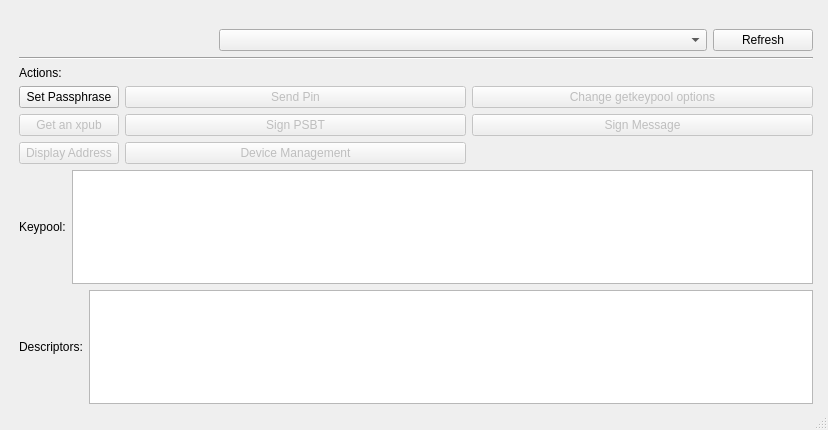
<?xml version="1.0" encoding="UTF-8"?>
<ui version="4.0">
 <class>MainWindow</class>
 <widget class="QMainWindow" name="MainWindow">
  <property name="geometry">
   <rect>
    <x>0</x>
    <y>0</y>
    <width>828</width>
    <height>430</height>
   </rect>
  </property>
  <property name="windowTitle">
   <string>MainWindow</string>
  </property>
  <widget class="QWidget" name="centralwidget">
   <widget class="QWidget" name="verticalLayoutWidget">
    <property name="geometry">
     <rect>
      <x>19</x>
      <y>29</y>
      <width>794</width>
      <height>375</height>
     </rect>
    </property>
    <layout class="QVBoxLayout" name="verticalLayout">
     <item>
      <layout class="QHBoxLayout" name="horizontalLayout">
       <item>
        <spacer name="horizontalSpacer">
         <property name="orientation">
          <enum>Qt::Horizontal</enum>
         </property>
         <property name="sizeType">
          <enum>QSizePolicy::Maximum</enum>
         </property>
         <property name="sizeHint" stdset="0">
          <size>
           <width>200</width>
           <height>20</height>
          </size>
         </property>
        </spacer>
       </item>
       <item>
        <widget class="QComboBox" name="enumerate_combobox">
         <property name="sizePolicy">
          <sizepolicy hsizetype="Preferred" vsizetype="Fixed">
           <horstretch>0</horstretch>
           <verstretch>0</verstretch>
          </sizepolicy>
         </property>
         <property name="minimumSize">
          <size>
           <width>0</width>
           <height>0</height>
          </size>
         </property>
        </widget>
       </item>
       <item>
        <widget class="QPushButton" name="enumerate_refresh_button">
         <property name="sizePolicy">
          <sizepolicy hsizetype="Maximum" vsizetype="Fixed">
           <horstretch>0</horstretch>
           <verstretch>0</verstretch>
          </sizepolicy>
         </property>
         <property name="maximumSize">
          <size>
           <width>100</width>
           <height>30</height>
          </size>
         </property>
         <property name="text">
          <string>Refresh</string>
         </property>
        </widget>
       </item>
      </layout>
     </item>
     <item>
      <widget class="Line" name="line">
       <property name="orientation">
        <enum>Qt::Horizontal</enum>
       </property>
      </widget>
     </item>
     <item>
      <layout class="QGridLayout" name="gridLayout">
       <item row="1" column="1">
        <widget class="QPushButton" name="sendpin_button">
         <property name="enabled">
          <bool>false</bool>
         </property>
         <property name="text">
          <string>Send Pin</string>
         </property>
        </widget>
       </item>
       <item row="1" column="0">
        <widget class="QPushButton" name="setpass_button">
         <property name="text">
          <string>Set Passphrase</string>
         </property>
        </widget>
       </item>
       <item row="2" column="1">
        <widget class="QPushButton" name="signtx_button">
         <property name="enabled">
          <bool>false</bool>
         </property>
         <property name="text">
          <string>Sign PSBT</string>
         </property>
        </widget>
       </item>
       <item row="2" column="0">
        <widget class="QPushButton" name="getxpub_button">
         <property name="enabled">
          <bool>false</bool>
         </property>
         <property name="text">
          <string>Get an xpub</string>
         </property>
        </widget>
       </item>
       <item row="2" column="2">
        <widget class="QPushButton" name="signmsg_button">
         <property name="enabled">
          <bool>false</bool>
         </property>
         <property name="text">
          <string>Sign Message</string>
         </property>
        </widget>
       </item>
       <item row="0" column="0">
        <widget class="QLabel" name="actions_label">
         <property name="sizePolicy">
          <sizepolicy hsizetype="Preferred" vsizetype="Maximum">
           <horstretch>0</horstretch>
           <verstretch>0</verstretch>
          </sizepolicy>
         </property>
         <property name="maximumSize">
          <size>
           <width>100</width>
           <height>20</height>
          </size>
         </property>
         <property name="text">
          <string>Actions:</string>
         </property>
        </widget>
       </item>
       <item row="1" column="2">
        <widget class="QPushButton" name="getkeypool_opts_button">
         <property name="enabled">
          <bool>false</bool>
         </property>
         <property name="toolTip">
          <string>Change the options used for getkeypool</string>
         </property>
         <property name="text">
          <string>Change getkeypool options</string>
         </property>
        </widget>
       </item>
       <item row="3" column="0">
        <widget class="QPushButton" name="display_addr_button">
         <property name="enabled">
          <bool>false</bool>
         </property>
         <property name="text">
          <string>Display Address</string>
         </property>
        </widget>
       </item>
       <item row="3" column="1">
        <widget class="QPushButton" name="device_man_button">
         <property name="enabled">
          <bool>false</bool>
         </property>
         <property name="text">
          <string>Device Management</string>
         </property>
        </widget>
       </item>
      </layout>
     </item>
     <item>
      <layout class="QHBoxLayout" name="horizontalLayout_2">
       <item>
        <widget class="QLabel" name="keypool_label">
         <property name="text">
          <string>Keypool:</string>
         </property>
        </widget>
       </item>
       <item>
        <widget class="QPlainTextEdit" name="keypool_textedit">
         <property name="readOnly">
          <bool>true</bool>
         </property>
        </widget>
       </item>
      </layout>
     </item>
     <item>
      <layout class="QHBoxLayout" name="horizontalLayout_3">
       <item>
        <widget class="QLabel" name="desc_label">
         <property name="text">
          <string>Descriptors:</string>
         </property>
        </widget>
       </item>
       <item>
        <widget class="QPlainTextEdit" name="desc_textedit">
         <property name="readOnly">
          <bool>true</bool>
         </property>
        </widget>
       </item>
      </layout>
     </item>
    </layout>
   </widget>
  </widget>
  <widget class="QStatusBar" name="statusbar"/>
 </widget>
 <resources/>
 <connections/>
</ui>
